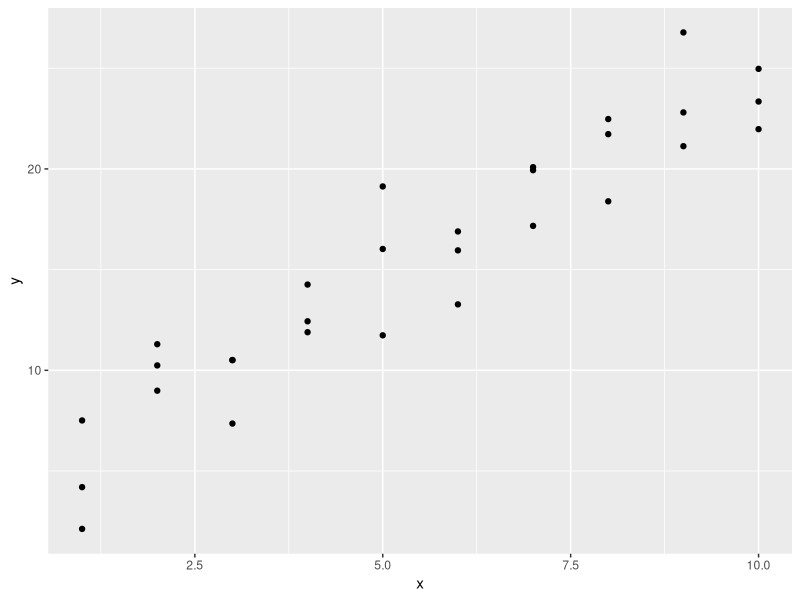
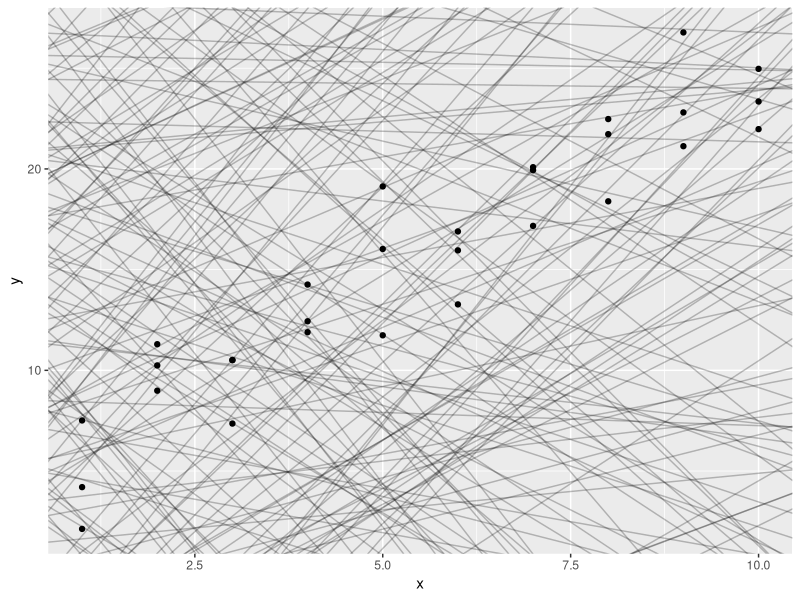
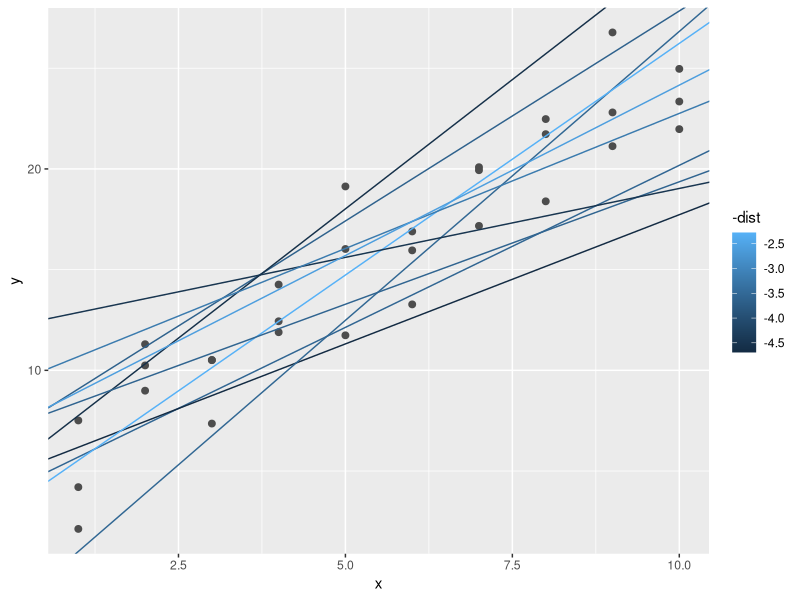
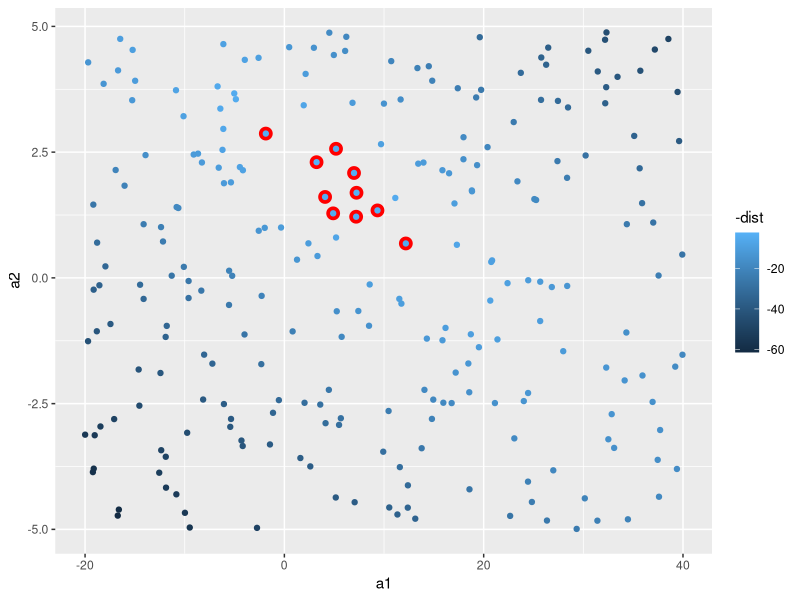
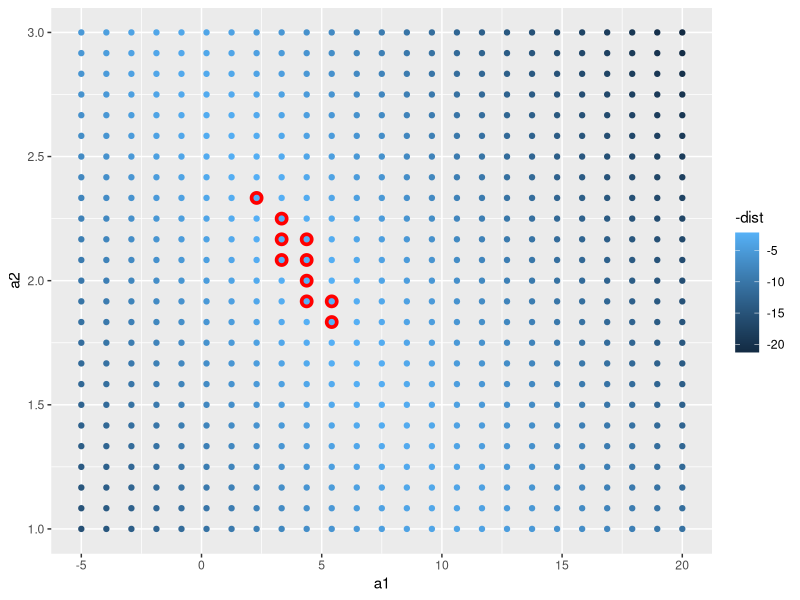
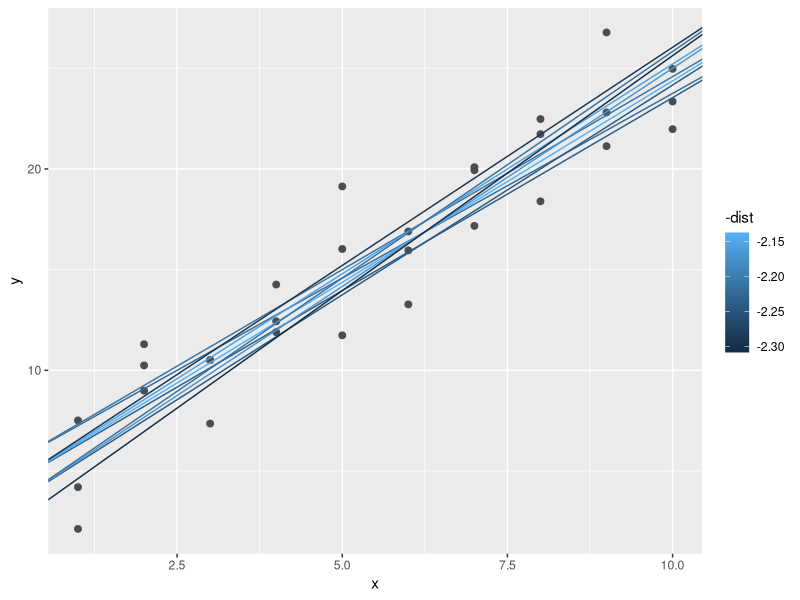
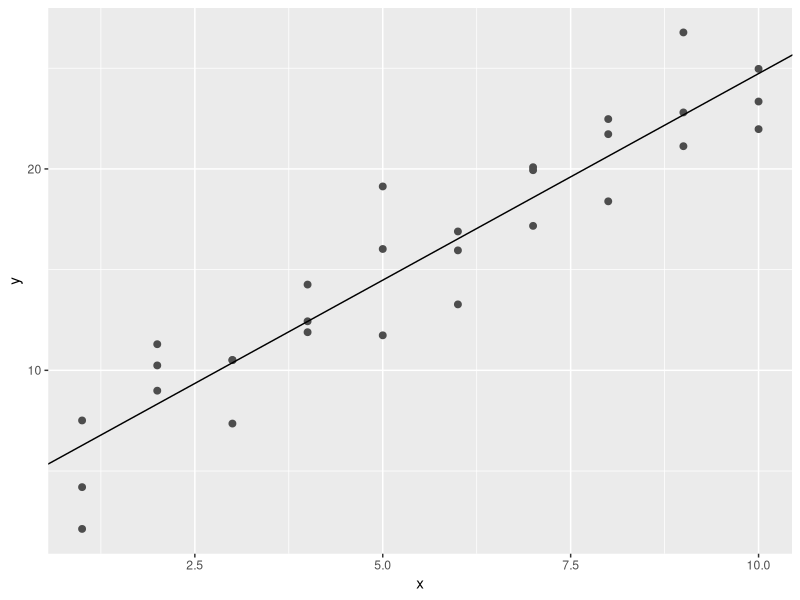
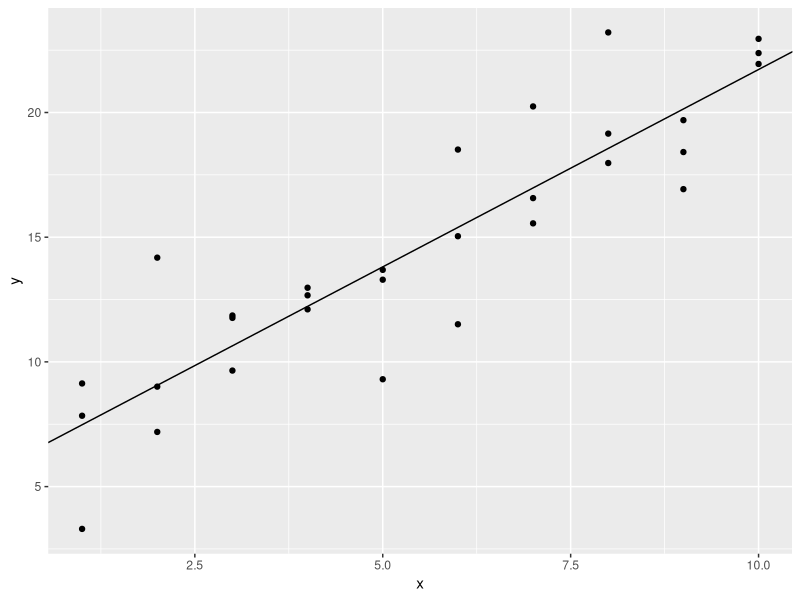

Recreate these plots in R, in order.
library(tidyverse)
library(modelr)
options(na.action = na.warn)

ggplot(sim1, aes(x, y)) +
  geom_point()

#randomly generate models
models <- tibble(
  a1 = runif(250, -20, 40),
  a2 = runif(250, -5, 5)
)

ggplot(sim1, aes(x, y)) +
  geom_abline(
    aes(intercept = a1, slope = a2),
    data = models, alpha = 1/4
) +
  geom_point()

#model y prediction (linear slope)
model1 <- function(a, data) {
  a[1] + data$x * a[2]
}

model1(c(7, 1.5), sim1)

#rms'ing it
measure_distance <- function(mod, data) {
  diff <- data$y - model1(mod, data)
  sqrt(mean(diff ^2))
}
measure_distance(c(7, 1.5), sim1)

#helper function to run modelling across lots of models
sim1_dist <- function(a1, a2) {
  measure_distance(c(a1, a2), sim1)
}

models <- models %>% 
  mutate(dist = purrr::map2_dbl(a1, a2, sim1_dist))
models

#overlay top 10 best models
ggplot(sim1, aes(x, y)) +
  geom_point(size = 2, color = "grey30") +
  geom_abline(
    aes(intercept = a1, slope = a2, color = -dist),
    data = filter(models, rank(dist) <= 10)
  )

#show models and distance
ggplot(models, aes(a1, a2)) +
  geom_point(
    data = filter(models, rank(dist) <= 10),
    size = 4, color = "red"
  ) +
  geom_point(aes(color = -dist))

##doing a grid version
grid <- expand.grid(
  a1 = seq(-5, 20, length = 25),
  a2 = seq(1, 3, length = 25)
) %>% 
  mutate(dist = purrr::map2_dbl(a1, a2, sim1_dist))

grid %>% 
  ggplot(aes(a1, a2)) +
  geom_point(
    data = filter(grid, rank(dist) <= 10),
    size = 4, color = "red"
  ) +
  geom_point(aes(color = -dist))

#overlay back onto data
ggplot(sim1, aes(x, y)) +
  geom_point(size = 2, color = "grey30") +
  geom_abline(
    aes(intercept = a1, slope = a2, color = -dist),
    data = filter(grid, rank(dist) <= 10)
  )

#optimisation of model using Newton-Raphson
best <- optim(c(0, 0), measure_distance, data = sim1)
best$par

ggplot(sim1, aes(x, y)) +
  geom_point(size = 2, color = "grey30") +
  geom_abline(intercept = best$par[1], slope = best$par[2])

##using lm
sim1_mod <- lm(y ~ x, data = sim1)
coef(sim1_mod)

#exercises p 353
#1
sim1a <- tibble(
  x = rep(1:10, each = 3),
  y = x * 1.5 + 6 + rt(length(x), df = 2)
)
sim1a_mod <- lm(y ~ x, data = sim1a)
sim1a_coef <- coef(sim1a_mod)

ggplot(sim1a, aes(x, y)) +
  geom_point() +
  geom_abline(intercept = sim1a_coef[1], slope = sim1a_coef[2])
#outliers do affect the slope

#2
#ame ing it
#model y prediction (linear slope)
make_prediction <- function(a, data) {
  a[1] + data$x * a[2]
}

measure_distance <- function(mod, data) {
  diff <- data$y - make_prediction(mod, data)
  mean(abs(diff))
}
best <- optim(c(0, 0), measure_distance, data = sim1a)

ggplot(sim1a, aes(x, y)) +
  geom_point() +
  geom_abline(intercept = sim1a_coef[1], slope = sim1a_coef[2]) +
  geom_abline(intercept = best$par[1], slope = best$par[2], colour="red",size=2)

#3
#a third dimension - where one vaue is essentially dependent on another and will be different dependent on what one of the two (x^0) variables is allocated
#so an infinite number of combinations with the two values

#visualising models
#grid of values
grid <- sim1 %>% 
  data_grid(x)
grid
sim1

grid <- grid %>% 
  add_predictions(sim1_mod)
grid

ggplot(sim1, aes(x)) +
  geom_point(aes(y = y)) +
  geom_line(
    aes(y = pred),
    data = grid,
    color = "red",
    size = 1
  )

##residuals
sim1_res <- sim1 %>%
  add_residuals(sim1_mod)
sim1_res

ggplot(sim1_res, aes(resid)) +
  geom_freqpoly(binwidth = 0.5)

#recreating plot with residuals
ggplot(sim1_res, aes(x, resid)) +
  geom_ref_line(h = 0) +
  geom_point()

#ex pe 358
#1
loess_mod <- loess(y ~ x, data = sim1)
grid <- sim1 %>% 
  add_predictions(loess_mod)
grid
ggplot(grid) +
  geom_point(aes(x, y)) +
  geom_line(aes(x, pred, color='red')) +
  geom_smooth(aes(x, y, color="blue"))
###it looks like the prediction with loess is the same as geom_smooth

linear_mod <- lm(y ~ x, data = sim1)
grid2 <- sim1 %>% 
  add_predictions(linear_mod)
grid2
ggplot(grid2) +
  geom_point(aes(x, y)) +
  geom_line(aes(x, pred, color='red')) +
  geom_smooth(aes(x, y, color="blue"))

#2
?add_predictions
?gather_predictions

grid3 <- sim1 %>% 
  spread_predictions(loess_mod, linear_mod)
grid3

grid4 <- sim1 %>% 
  gather_predictions(loess_mod, linear_mod)
grid4

#3
?geom_ref_line
ggplot(grid2) +
  geom_point(aes(x, y)) +
  geom_line(aes(x, pred, color='red')) +
  geom_ref_line(h = 15)

grid2a <- grid2 %>% 
  add_residuals(loess_mod)
grid2a
ggplot(grid2a) +
  geom_point(aes(x, resid)) +
  geom_ref_line(h=0)

#4
ggplot(grid2a) +
  geom_freqpoly(aes(resid))
